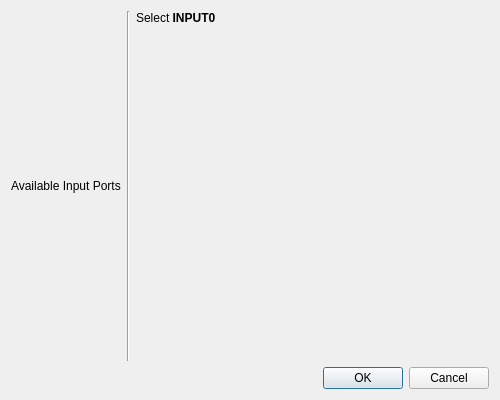
<?xml version="1.0" encoding="UTF-8"?>
<ui version="4.0">
 <class>pqChangeInputDialog</class>
 <widget class="QDialog" name="pqChangeInputDialog">
  <property name="geometry">
   <rect>
    <x>0</x>
    <y>0</y>
    <width>500</width>
    <height>400</height>
   </rect>
  </property>
  <property name="windowTitle">
   <string>Change Input Dialog</string>
  </property>
  <layout class="QGridLayout" name="gridLayout" rowstretch="0,1,0" columnstretch="0,0,1">
   <item row="0" column="0" rowspan="2">
    <widget class="QFrame" name="buttonFrame">
     <property name="frameShape">
      <enum>QFrame::NoFrame</enum>
     </property>
     <layout class="QVBoxLayout" name="verticalLayout">
      <property name="margin">
       <number>0</number>
      </property>
      <item>
       <widget class="QLabel" name="label">
        <property name="text">
         <string>Available Input Ports</string>
        </property>
       </widget>
      </item>
     </layout>
    </widget>
   </item>
   <item row="0" column="1" rowspan="2">
    <widget class="Line" name="line">
     <property name="orientation">
      <enum>Qt::Vertical</enum>
     </property>
    </widget>
   </item>
   <item row="0" column="2">
    <widget class="QLabel" name="selectInputLabel">
     <property name="text">
      <string>&lt;!DOCTYPE HTML PUBLIC &quot;-//W3C//DTD HTML 4.0//EN&quot; &quot;http://www.w3.org/TR/REC-html40/strict.dtd&quot;&gt;
&lt;html&gt;&lt;head&gt;&lt;meta name=&quot;qrichtext&quot; content=&quot;1&quot; /&gt;&lt;style type=&quot;text/css&quot;&gt;
p, li { white-space: pre-wrap; }
&lt;/style&gt;&lt;/head&gt;&lt;body style=&quot; font-family:'Helvetica'; font-size:9pt; font-weight:400; font-style:normal;&quot;&gt;
&lt;table style=&quot;-qt-table-type: root; margin-top:4px; margin-bottom:4px; margin-left:4px; margin-right:4px;&quot;&gt;
&lt;tr&gt;
&lt;td style=&quot;border: none;&quot;&gt;
&lt;p style=&quot; margin-top:0px; margin-bottom:0px; margin-left:0px; margin-right:0px; -qt-block-indent:0; text-indent:0px;&quot;&gt;Select &lt;span style=&quot; font-weight:600;&quot;&gt;INPUT0&lt;/span&gt;&lt;/p&gt;&lt;/td&gt;&lt;/tr&gt;&lt;/table&gt;&lt;/body&gt;&lt;/html&gt;</string>
     </property>
    </widget>
   </item>
   <item row="1" column="2">
    <widget class="pqFlatTreeView" name="pipelineView" native="true"/>
   </item>
   <item row="2" column="0" colspan="3">
    <widget class="QDialogButtonBox" name="buttonBox">
     <property name="orientation">
      <enum>Qt::Horizontal</enum>
     </property>
     <property name="standardButtons">
      <set>QDialogButtonBox::Cancel|QDialogButtonBox::Ok</set>
     </property>
    </widget>
   </item>
  </layout>
 </widget>
 <customwidgets>
  <customwidget>
   <class>pqFlatTreeView</class>
   <extends>QWidget</extends>
   <header>pqFlatTreeView.h</header>
   <container>1</container>
  </customwidget>
 </customwidgets>
 <resources/>
 <connections>
  <connection>
   <sender>buttonBox</sender>
   <signal>accepted()</signal>
   <receiver>pqChangeInputDialog</receiver>
   <slot>accept()</slot>
   <hints>
    <hint type="sourcelabel">
     <x>248</x>
     <y>254</y>
    </hint>
    <hint type="destinationlabel">
     <x>157</x>
     <y>274</y>
    </hint>
   </hints>
  </connection>
  <connection>
   <sender>buttonBox</sender>
   <signal>rejected()</signal>
   <receiver>pqChangeInputDialog</receiver>
   <slot>reject()</slot>
   <hints>
    <hint type="sourcelabel">
     <x>316</x>
     <y>260</y>
    </hint>
    <hint type="destinationlabel">
     <x>286</x>
     <y>274</y>
    </hint>
   </hints>
  </connection>
 </connections>
</ui>
